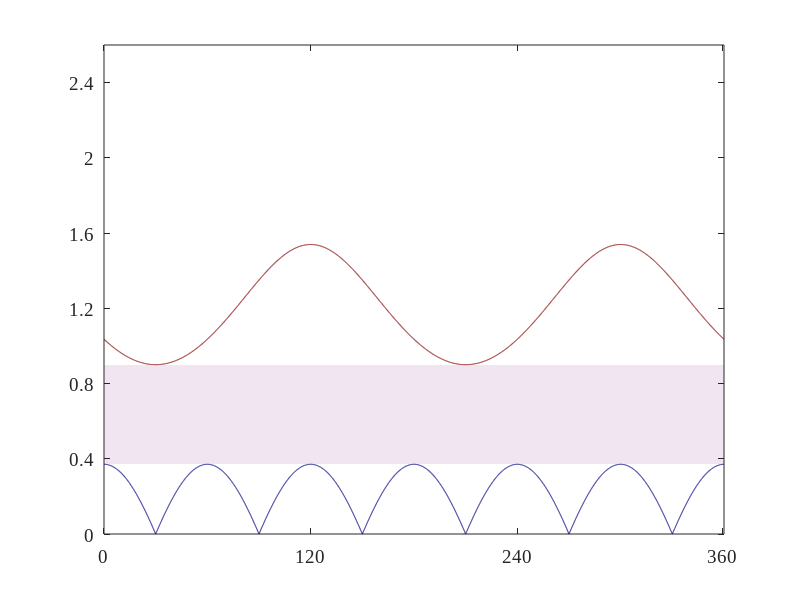

The MATLAB source for this figure: (Note: this script raises an error after producing the figure.)
theta_f1=0:0.001:2*pi;
dead_time=0.0;

m=1;
n=0;
D1=(1+m*sin(theta_f1)+(n/6)*sawtooth(3*theta_f1+pi/2,1/2))/2;
D1(D1<dead_time)=dead_time;
D1(D1>(1-dead_time))=1-dead_time;
% S1=(2/pi)*sin(pi*D1)*cos(theta_c);
S1=(2/pi)*sin(pi*(D1));
theta_f2=theta_f1-2*pi/3;
D2=(1+m*sin(theta_f2)+(n/6)*sawtooth(3*theta_f2+pi/2,1/2))/2;
D2(D2<dead_time)=dead_time;
D2(D2>(1-dead_time))=1-dead_time;
D2=(1+m*sin(theta_f2)+(n/6)*sawtooth(3*theta_f2+pi/2,1/2))/2;
S2=(2/pi)*sin(pi*(D2));

theta_f3=theta_f1+2*pi/3;
D3=(1+m*sin(theta_f3)+(n/6)*sawtooth(3*theta_f3+pi/2,1/2))/2;
D3(D3<dead_time)=dead_time;
D3(D3>(1-dead_time))=1-dead_time;
D3=(1+m*sin(theta_f3)+(n/6)*sawtooth(3*theta_f3+pi/2,1/2))/2;
S3=(2/pi)*sin(pi*(D3));


figure1 = figure('Position', [0 0 400 300]);
axes1 = axes('Parent',figure1);
hold(axes1,'on');
% plot(theta_f1*180/pi,S1,'r')
% hold on;
% plot(theta_f1*180/pi,S2,'b')
% hold on;
S=zeros(size(S1));
for i=1:length(S1)
    if (abs(S1(i)-S3(i))<S2(i)) && (S1(i)+S3(i)> S2(i))
    S(i)=0;
    elseif abs(S1(i)-S3(i))> S2(i)
     S(i)= abs(S1(i)-S3(i))-S2(i);
   
    elseif (S1(i)+S3(i)< S2(i))    
        S(i)= -abs(S1(i)+S3(i))+S2(i);
    end

end

plot(theta_f1*180/pi,S,'color',[0 0 0.5])
hold on;
% plot(theta_f1*180/pi,-abs(S1+S2)+abs(S3-S2),'b')
hold on;
plot(theta_f1*180/pi,abs(S1+2*S2+S3),'color',[0.5 0 0])

x = min(abs(S1+2*S2+S3))*ones(size(theta_f1));
% y=max(abs(S1-S2)-abs(S3+S2))*ones(size(theta_f1));
y=max(S)*ones(size(theta_f1));

patch('Parent',axes1, 'XData', [theta_f1*180/pi fliplr(theta_f1*180/pi)],'YData', [x fliplr(y)],'FaceColor',[0.5 0 0.5],...
    'EdgeColor','none','FaceAlpha',0.1)

box(axes1,'on');
hold(axes1,'off');

xlim([0 360])
ylim([0 2.6])

set(axes1,'XTick',[0 120 240 359], ...
    'XTickLabel',{'0','120','240','360'}, ...
    'YTick',[0 0.4 0.8 1.2 1.6 2 2.4], ...
    'YTickLabel',{'0','0.4','0.8','1.2','1.6','2','2.4'}, ...
    'FontName','TimesNewRoman','FontSize',14);

legend1 = legend(axes1,'show',{'Minimum','Maximum'},'interpreter','Latex','FontName','TimesNewRoman','FontSize',10);
set(legend1,...
    'Location','Best',...
    'EdgeColor','none',...
    'Color','white');

ylabel({'$\hat {S_{ABC}}_{f_s}$'},'interpreter','latex','FontName','Times New Roman',...
    'FontSize',18);

% Create xlabel
xlabel('Fundamental Phase ($^o$)','interpreter','latex','FontName','Times New Roman',...
    'FontSize',15);
